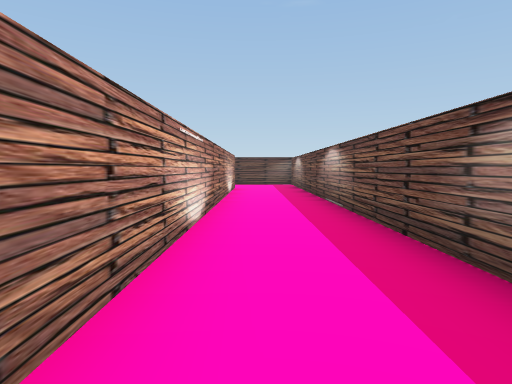
View 1 (above)

15 first-person views from a walk through a scene from a Unity 3-D project. The camera is 0.37 m above the floor, tilts 4° down and sees 75° across. The floor is counted in squares, 0.5 m on a side. Each view is taken from the middle of a square. On the plan, view 1 faces up. The plan holds only what a view shows up to about 11 squares ahead; the rest is blank.

View 2
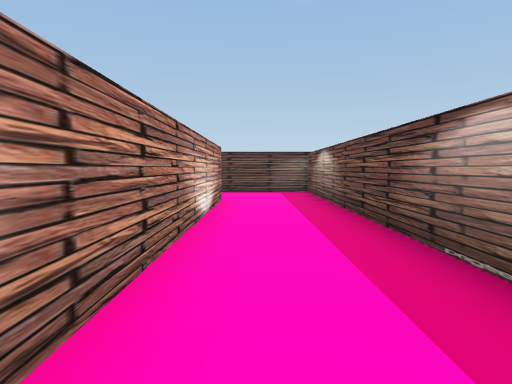

View 3
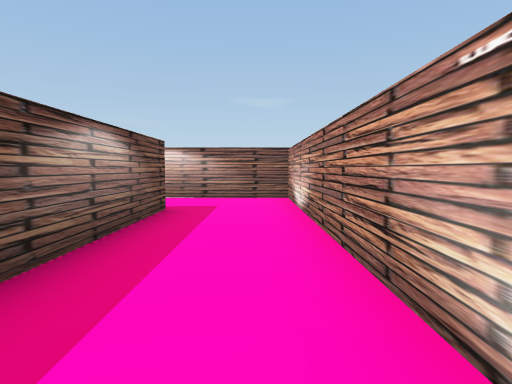

View 4
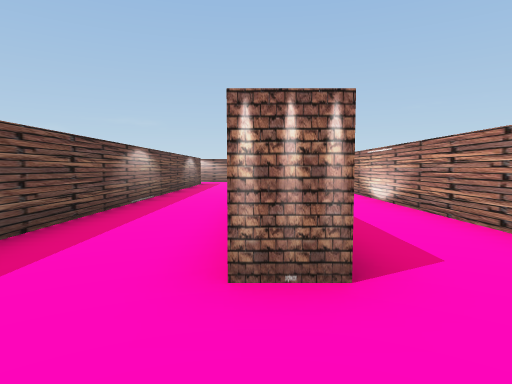

View 5
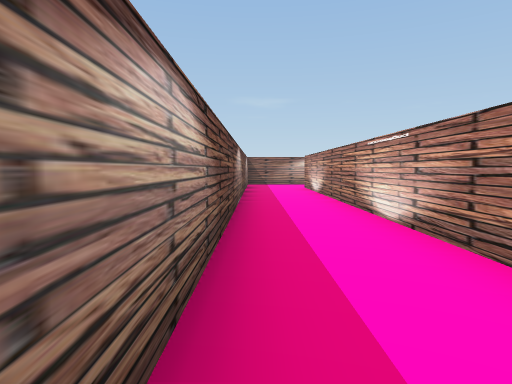

View 6
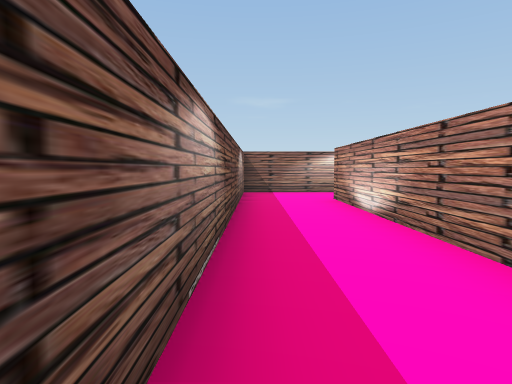

View 7
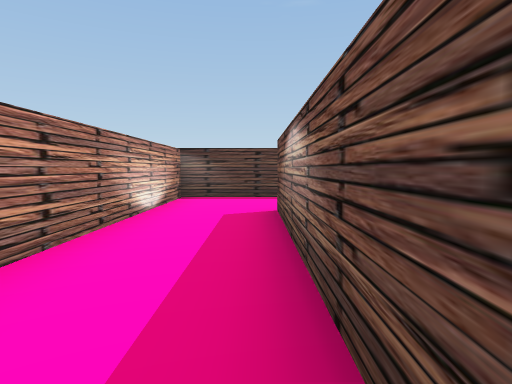

View 8
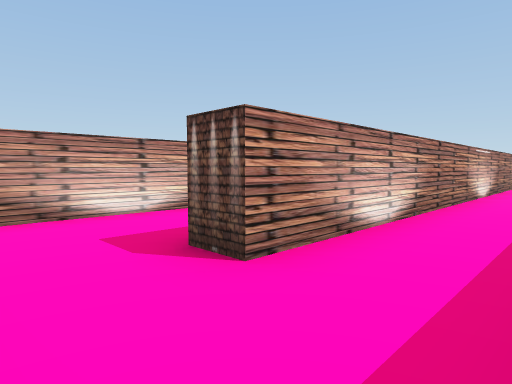

View 9
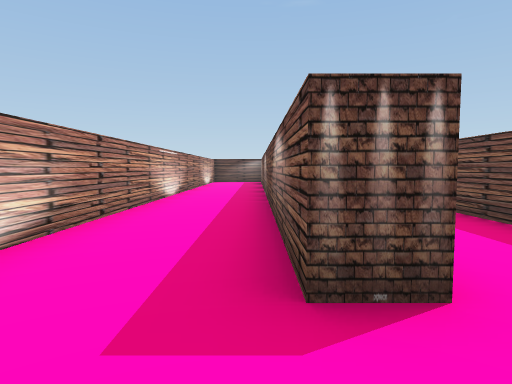

View 10
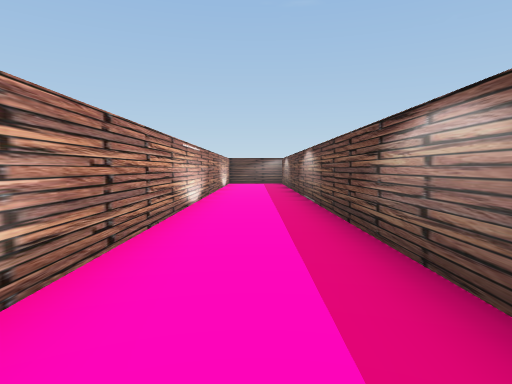

View 11
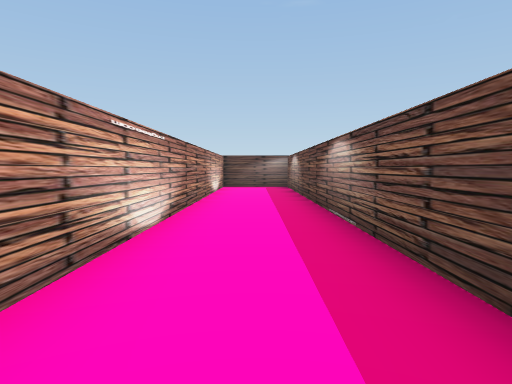

View 12
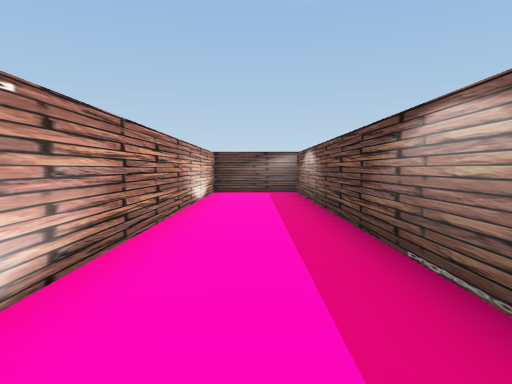

View 13
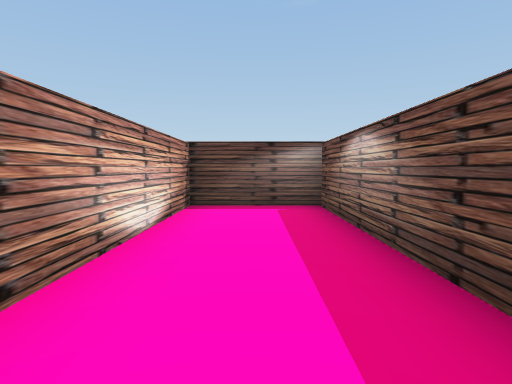

View 14
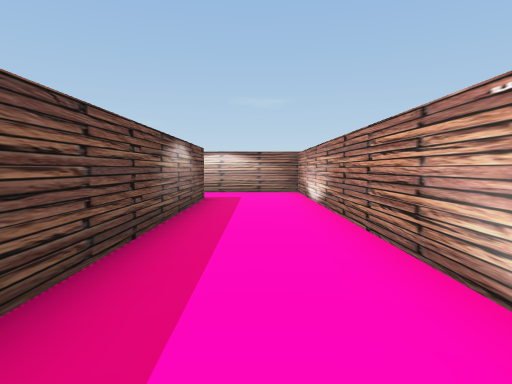

View 15
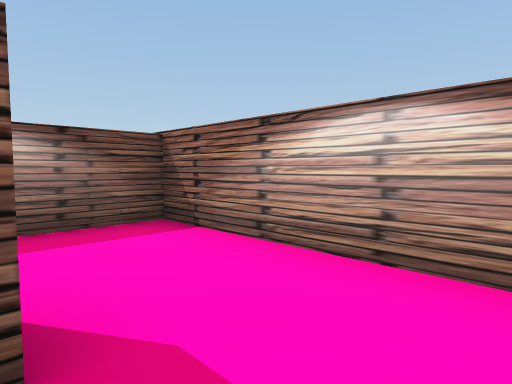

### Floor plan
Points are (right, up) in squares from view 1. A wall is a line through its corners. A room is listed if a view was taken in it or the views show most of it. See-through windows are left out.
Room 1 (views 1, 2, 3, 4, 5, 6, 7, 8)
walls: (1.7, -1.1) (1.7, 15.7) (-4.5, 15.7); (-3.6, -3.5) (-1.6, -3.5) (-1.6, 12.9) (-0.8, 12.9) (-0.8, -3.5) (2.4, -3.5); (-3.9, 15.5) (-3.9, -1.2)
ways out: opening at (-4.5, -2.5) to room 2; opening at (2, -2.5)
Room 2 (views 9, 10, 11, 12, 13, 14, 15)
walls: (-3.9, -1.2) (-4.7, -1.2) (-4.7, 15.5); (-4.5, 15.7) (-7.3, 15.7) (-7.3, -3.5) (-3.6, -3.5)
ways out: opening at (-4.5, -2.5) to room 1

Positions as (right, up) in squares from view 1, and headings:
1: (0, 0), facing up
2: (0, 5), facing up
3: (0, 5), facing down
4: (-1, 15), facing down
5: (-2, 12), facing down
6: (-2, 7), facing down
7: (-2, 7), facing up
8: (-2, -3), facing up-left
9: (-5, -3), facing up
10: (-6, -1), facing up
11: (-6, 2), facing up
12: (-6, 5), facing up
13: (-6, 9), facing up
14: (-6, 7), facing down
15: (-6, -1), facing down-right
